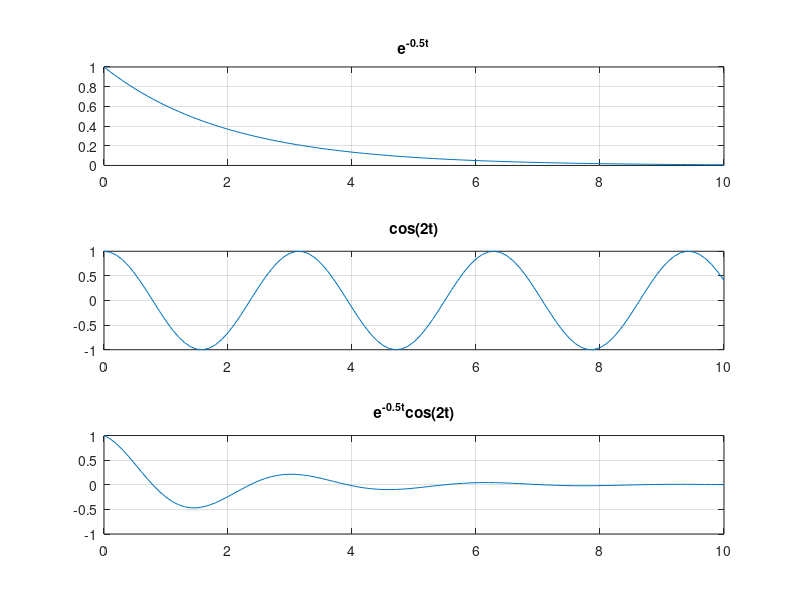

MATLAB code for this plot:
clc;
clear;

t = 0:0.1:10;

figure;

subplot(3,1,1);
plot(t, exp(-0.5*t));
title('e^{-0.5t}');
grid on;

subplot(3,1,2);
plot(t, cos(2*t));
title('cos(2t)');
grid on;

subplot(3,1,3);
plot(t, exp(-0.5*t).*cos(2*t));
title('e^{-0.5t}cos(2t)');
grid on;
